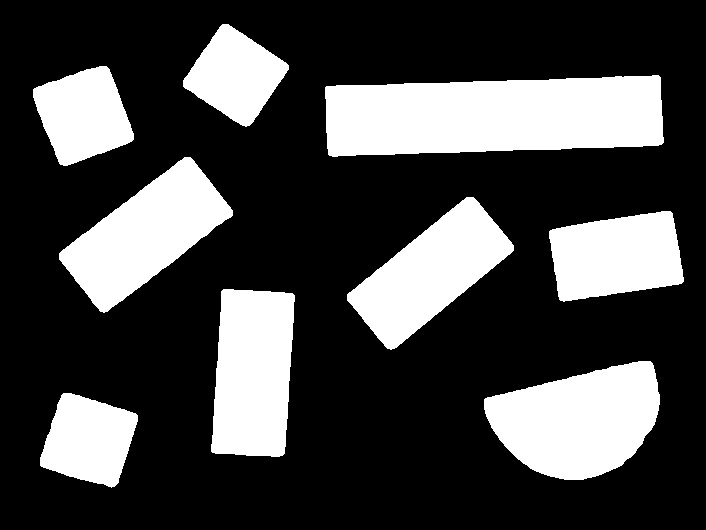
#> input picture resultados/mascara_refinada_0.jpg, 706 x 530 px, given as the content of the folder ./imagens, which was not available
$ jupyter execute TP1.ipynb   (text cells are left out)
#> lines starting #> are read from the running program, lines starting #| are printed output that depends on the picture; after the words box and inside, x2 and y2 are one past the last pixel; in counts of white or black regions, pixels touching at a corner belong together; pictures that were not available may be replaced by others from this repository, and a replacement may not be noted
[cell 1]
import cv2
import matplotlib.pyplot as plt
import numpy as np
import os

[cell 2]
def carregar_imagens(pasta):

    #dicionario para guardar as imagens
#> called with pasta = './imagens'
    imagens = {}

    for nome_ficheiro in os.listdir(pasta):
        if nome_ficheiro.lower().endswith(('.jpg', '.png', '.jpeg')):
            caminho = os.path.join(pasta, nome_ficheiro)
            imagem = cv2.imread(caminho)
#> imagem is the input picture: shape (530, 706, 3); min 0, max 255, mean 70.5
            imagens[nome_ficheiro] = imagem
    return imagens

[cell 3]
def converter_para_rgb(imagem):
    return cv2.cvtColor(imagem, cv2.COLOR_BGR2RGB)

[cell 4]
def refinar_mascara(mascara):
    kernel1 = cv2.getStructuringElement(cv2.MORPH_ELLIPSE, (7, 7))
    kernel2= cv2.getStructuringElement(cv2.MORPH_ELLIPSE, (5, 5))
    kernel3= cv2.getStructuringElement(cv2.MORPH_ELLIPSE, (30, 30))
    kernel4= cv2.getStructuringElement(cv2.MORPH_ELLIPSE, (10, 10))

    mascara_close = cv2.morphologyEx(mascara, cv2.MORPH_CLOSE, kernel1)
    mascara_open = cv2.morphologyEx(mascara_close, cv2.MORPH_OPEN, kernel2)
    mascara_erosao = cv2.erode(mascara_open, kernel3)
    mascara_final = cv2.dilate(mascara_erosao, kernel4)

    return mascara_final

[cell 5]
def aplicar_mascara(imagem, mascara):
    return cv2.bitwise_and(imagem, imagem, mask=mascara)

[cell 6]
def gravar_imagem(imagem, nome_arquivo):
    cv2.imwrite(nome_arquivo, imagem)

[cell 7]
def criar_mascara_por_cor(imagem_rgb, cor_inferior, cor_superior):
    mascara = cv2.inRange(imagem_rgb, cor_inferior, cor_superior)
    return mascara

[cell 8]
def exibir_imagem_cv2(titulo, imagem):
    cv2.imshow(titulo, imagem)
    cv2.waitKey(0)
    cv2.destroyAllWindows()

[cell 9]
def extracao_propriedades(contorno):

    #area do contorno da peça
    area = cv2.contourArea(contorno)

    #retangulo minimo
    rect = cv2.minAreaRect(contorno)
    box = cv2.boxPoints(rect)
    box = np.int32(box)

    #racio de area
    area_rect = cv2.contourArea(box)
    if area_rect == 0:
        racio = 0
    else:
        racio = (area / area_rect) * 100

    (x, y), (w, h), a = rect

    if min(w, h) == 0:
        aspect_ratio = 0
    else:
        aspect_ratio = max(w, h) / min(w, h)

    print("aspect_ratio:", aspect_ratio)

    return area, aspect_ratio, box, racio

[cell 10]
def classificacao_peca(area, aspect_ratio, racio, min_area):

    if area > min_area:

        #area diferenca
        if racio < 89:
            return "indefinido"

        #aspect ratio
        if 0.8 < aspect_ratio < 1.4:
            return "2x2"
        elif 1.8 < aspect_ratio < 2.6:
            return"2x4"
        elif 2.8 < aspect_ratio < 3.6:
            return "2x6"
        elif 3.8 < aspect_ratio < 5.1:
            return "2x8"
        else:
            return "indefinido"

[cell 11]
pasta_treino = "./imagens"
imagens = carregar_imagens(pasta_treino)
#> imagens = 1 item
print(len(imagens), "imagens carregadas.")
#| 1 imagens carregadas.

[cell 12]
nomes = list(imagens.keys())
#> nomes = ['mascara_refinada_0.jpg']

for i in range(len(imagens)):
    #selecao da imagem
    nome = nomes[i]
    img = imagens[nome]

    #conversao para rgb
    rgb_img = converter_para_rgb(img)

    #definicao dos intervalos de cor do fundo
    fundo_inferior = np.array([90, 0, 0])
    fundo_superior = np.array([255, 255, 255])

    #criacao e aplocacao da mascara
    mascara_fundo = criar_mascara_por_cor(rgb_img, fundo_inferior, fundo_superior)
    mascara_refinada = refinar_mascara(mascara_fundo)
    imagem_isolada = aplicar_mascara(rgb_img, mascara_refinada)


    #desenho dos contornos dos objectos
    contornos, _ = cv2.findContours(mascara_refinada,cv2.RETR_EXTERNAL,cv2.CHAIN_APPROX_SIMPLE)

    #desenho dos contornos na imagem original
    imagem_com_contornos = img.copy()
    cv2.drawContours(imagem_com_contornos, contornos, -1, (0, 255, 0), 2)


    pecas_classificadas = []

    image_h = img.shape[0]
    image_w = img.shape[1]

    min_area = 1500

    for contorno in contornos:

        x, y, w, h = cv2.boundingRect(contorno)
        margem = 10
        if x <= margem or y <= margem or x + w >= image_w - margem or y + h >= image_h - margem:
            continue
        else:
            area, aspect_ratio, box, racio = extracao_propriedades(contorno)
            cv2.drawContours(imagem_com_contornos, [box], 0, (255, 0, 0), 2)

            tipo = classificacao_peca(area, aspect_ratio, racio, min_area)

            pecas_classificadas.append((tipo, area, aspect_ratio))

            x, y, w, h = cv2.boundingRect(contorno)
            posicao_texto = (x, y)
            posicao_texto_2 = (x, y - 50)

            cv2.putText(imagem_com_contornos, tipo, posicao_texto, cv2.FONT_HERSHEY_PLAIN, 2, (0, 0, 255), 2)
            #if area > min_area:
                #cv2.putText(imagem_com_contornos, str(aspect_ratio), posicao_texto_2, cv2.FONT_HERSHEY_PLAIN, 1, (0, 0, 255), 2)

    gravar_imagem(cv2.cvtColor(mascara_refinada, cv2.COLOR_GRAY2BGR), f"resultados/mascara_refinada_{i}.jpg")
    gravar_imagem(cv2.cvtColor(imagem_isolada, cv2.COLOR_RGB2BGR), f"resultados/imagem_isolada_{i}.jpg")
    gravar_imagem(imagem_com_contornos, f"resultados/imagem_com_contornos_{i}.jpg")

    print(pecas_classificadas)
#> this loop made 1 pass
#> (nome, fundo_inferior, fundo_superior, image_h, image_w, min_area) on pass 1: ('mascara_refinada_0.jpg', [90, 0, 0], [255, 255, 255], 530, 706, 1500)
#> (printed output is left out)
#> pass 1, in refinar_mascara, `mascara_erosao = cv2.erode(mascara_open, kernel3)`:
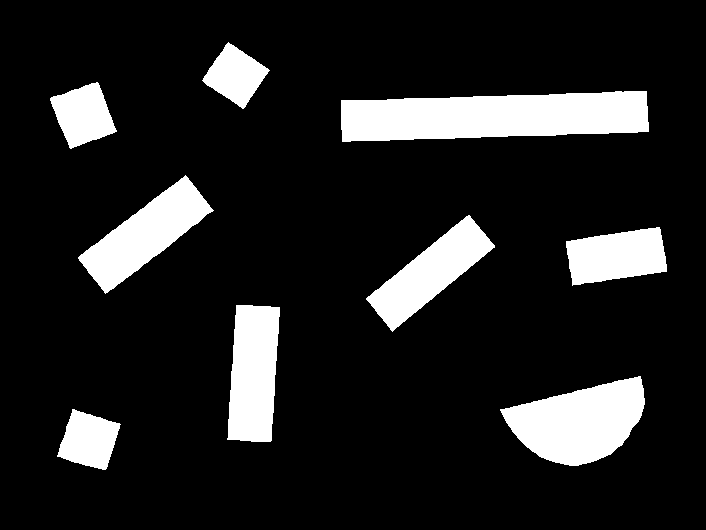
#> mascara_erosao: shape (530, 706); 13.6% white; 9 white regions, largest, box (x1, y1, x2, y2) and area: (341, 91, 649, 142) 12643, (500, 376, 645, 466) 8204, (78, 175, 214, 294) 6288
#> pass 1, in refinar_mascara, `mascara_final = cv2.dilate(mascara_erosao, kernel4)`:
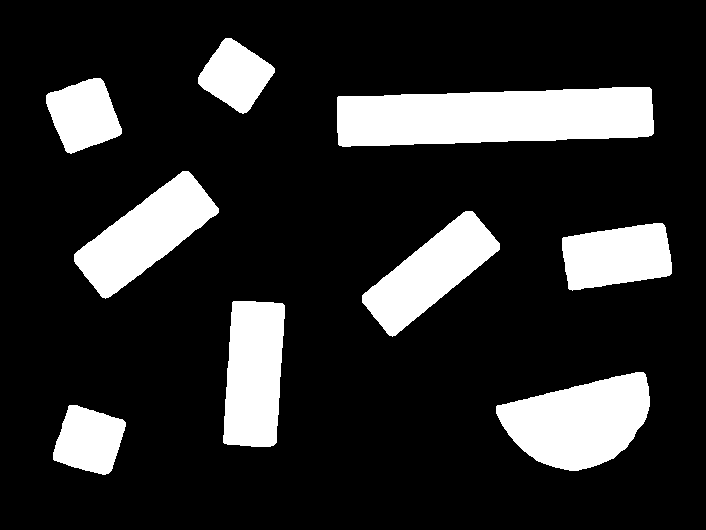
#> mascara_final: shape (530, 706); 17.6% white; 9 white regions, largest, box (x1, y1, x2, y2) and area: (337, 87, 654, 147) 15875, (496, 372, 650, 471) 10084, (74, 171, 219, 299) 8181
#> after the loop:
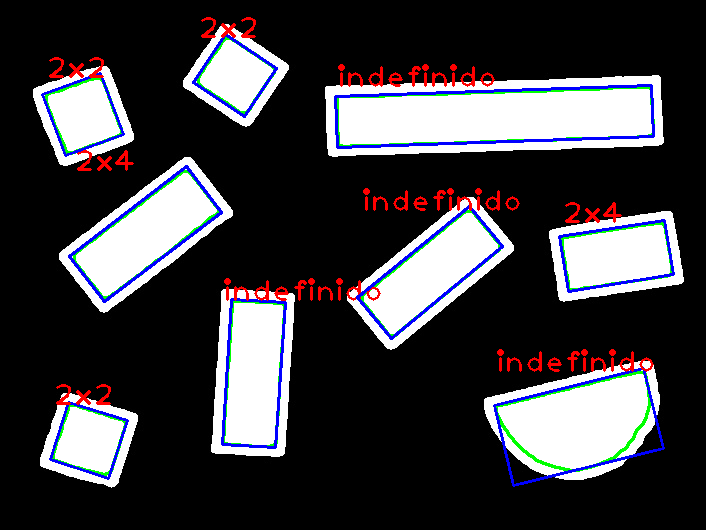
#> imagem_com_contornos: shape (530, 706, 3); mean B, G, R 67.3, 63, 64.2

$ run again, on resultados/mascara_refinada_12.jpg
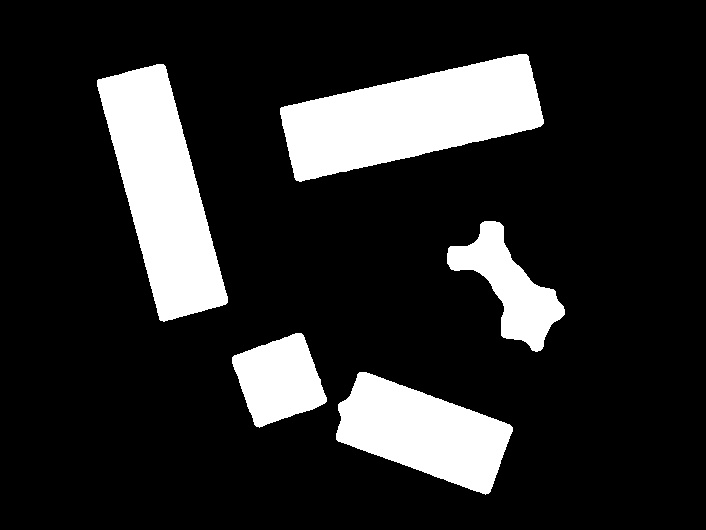
#> input picture resultados/mascara_refinada_12.jpg, 706 x 530 px, given as the content of the folder ./imagens, which was not available
#> in carregar_imagens, imagem is the input picture: shape (530, 706, 3); min 0, max 255, mean 42.1
#> imagens = 1 item
#| 1 imagens carregadas.
#> nomes = ['mascara_refinada_12.jpg']
#> the loop `for i in range(len(imagens)):` made 1 pass
#> (nome, fundo_inferior, fundo_superior, image_h, image_w, min_area) on pass 1: ('mascara_refinada_12.jpg', [90, 0, 0], [255, 255, 255], 530, 706, 1500)
#> (printed output is left out)
#> pass 1, in refinar_mascara, `mascara_erosao = cv2.erode(mascara_open, kernel3)`:
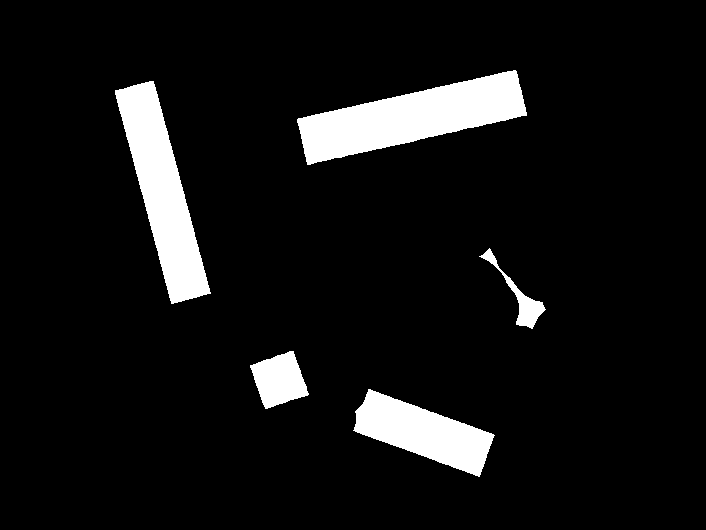
#> mascara_erosao: shape (530, 706); 7.7% white; 5 white regions, box (x1, y1, x2, y2) and area: (297, 70, 527, 165) 10665, (115, 81, 211, 304) 9023, (353, 389, 495, 477) 6089, (250, 351, 309, 409) 2170, (479, 248, 546, 329) 969
#> after the loop `for i in range(len(imagens)):`:
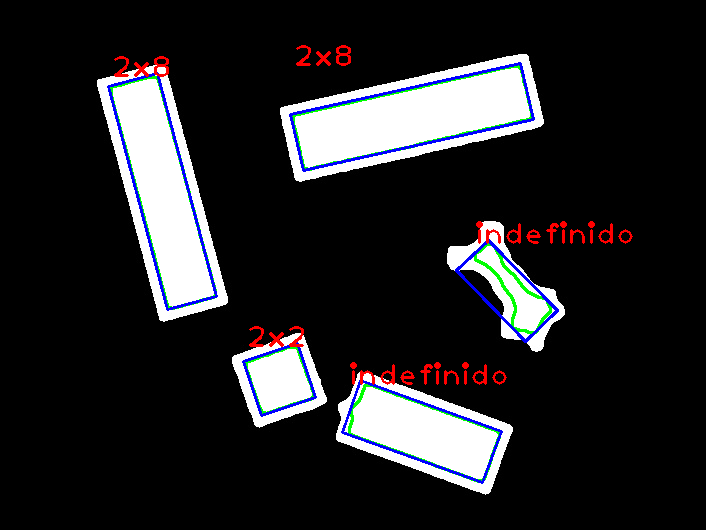
#> imagem_com_contornos: shape (530, 706, 3); mean B, G, R 40, 37.8, 38.2

$ run again, on resultados/mascara_refinada_13.jpg
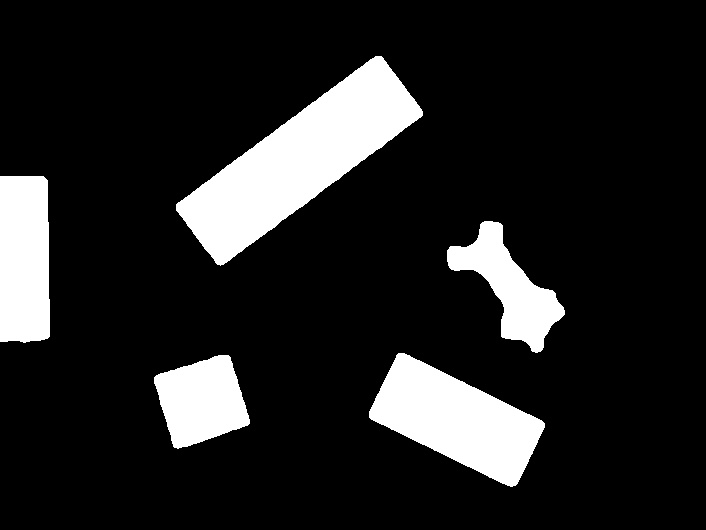
#> input picture resultados/mascara_refinada_13.jpg, 706 x 530 px, given as the content of the folder ./imagens, which was not available
#> in carregar_imagens, imagem is the input picture: shape (530, 706, 3); min 0, max 255, mean 35.5
#> imagens = 1 item
#| 1 imagens carregadas.
#> nomes = ['mascara_refinada_13.jpg']
#> the loop `for i in range(len(imagens)):` made 1 pass
#> (nome, fundo_inferior, fundo_superior, image_h, image_w, min_area) on pass 1: ('mascara_refinada_13.jpg', [90, 0, 0], [255, 255, 255], 530, 706, 1500)
#> (printed output is left out)
#> pass 1, in refinar_mascara, `mascara_erosao = cv2.erode(mascara_open, kernel3)`:
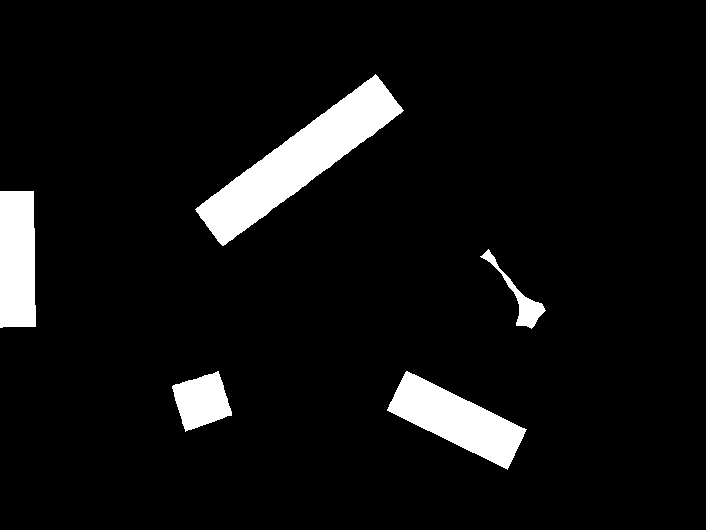
#> mascara_erosao: shape (530, 706); 6.6% white; 5 white regions, box (x1, y1, x2, y2) and area: (195, 74, 404, 246) 10619, (387, 371, 527, 470) 5991, (0, 191, 36, 328) 4748, (172, 371, 232, 432) 2344, (480, 249, 546, 329) 948
#> after the loop `for i in range(len(imagens)):`:
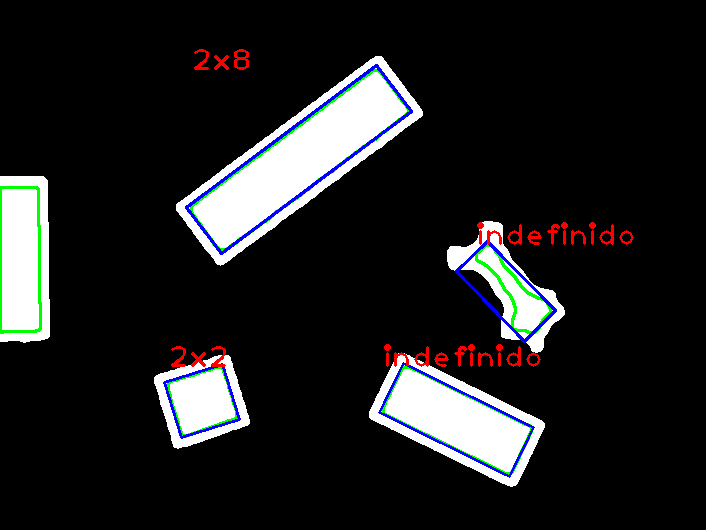
#> imagem_com_contornos: shape (530, 706, 3); mean B, G, R 33.4, 32.4, 32.2

$ run again, on resultados/mascara_refinada_2.jpg
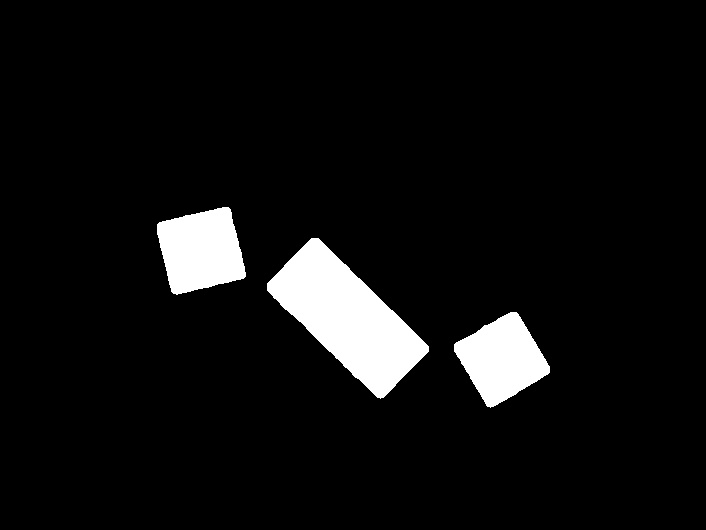
#> input picture resultados/mascara_refinada_2.jpg, 706 x 530 px, given as the content of the folder ./imagens, which was not available
#> in carregar_imagens, imagem is the input picture: shape (530, 706, 3); min 0, max 255, mean 15.7
#> imagens = 1 item
#| 1 imagens carregadas.
#> nomes = ['mascara_refinada_2.jpg']
#> the loop `for i in range(len(imagens)):` made 1 pass
#> (nome, fundo_inferior, fundo_superior, image_h, image_w, min_area) on pass 1: ('mascara_refinada_2.jpg', [90, 0, 0], [255, 255, 255], 530, 706, 1500)
#> (printed output is left out)
#> pass 1, in refinar_mascara, `mascara_erosao = cv2.erode(mascara_open, kernel3)`:
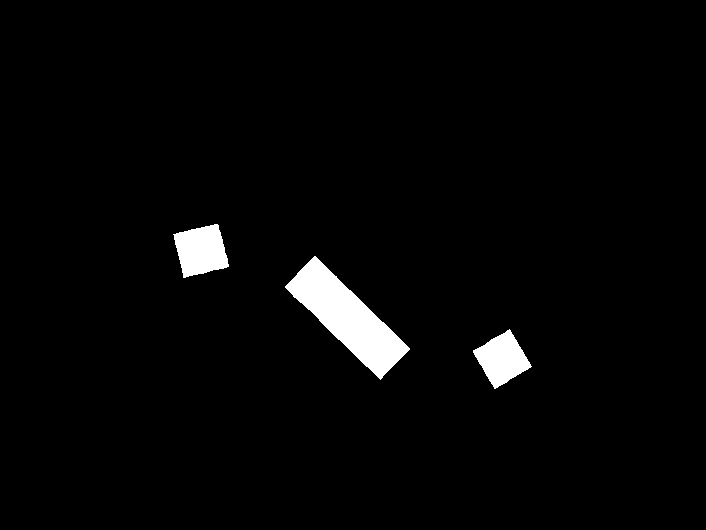
#> mascara_erosao: shape (530, 706); 2.6% white; 3 white regions, box (x1, y1, x2, y2) and area: (285, 256, 410, 380) 5798, (173, 224, 229, 278) 2103, (473, 329, 532, 389) 1914
#> after the loop `for i in range(len(imagens)):`:
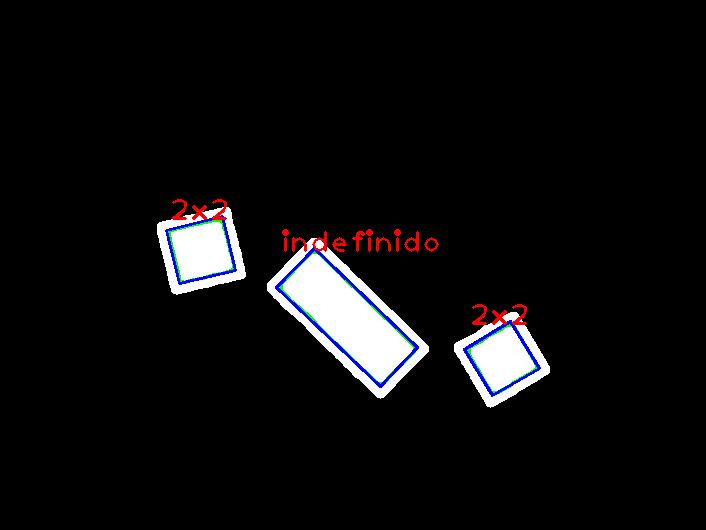
#> imagem_com_contornos: shape (530, 706, 3); mean B, G, R 14.9, 13.8, 14.4
